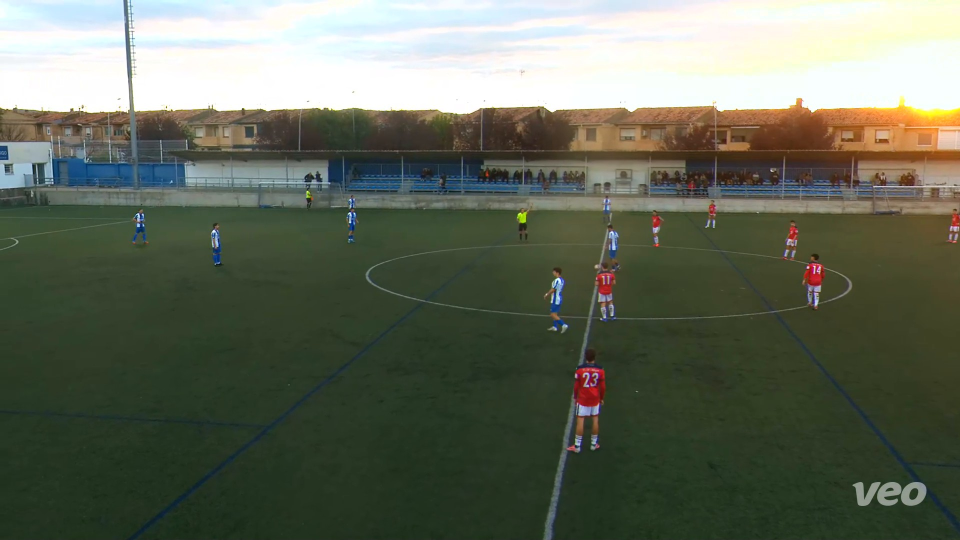
#> input picture dataset_cirbonero_milagres_images/dataset/images/train/f_00_00.jpg, 1920 x 1080 px (shown at 1/2 size)
$ python -i pitch_roi.py   (imports and definitions only)
#> lines starting #> are read from the running program, lines starting #| are printed output that depends on the picture; after the words box and inside, x2 and y2 are one past the last pixel; in counts of white or black regions, pixels touching at a corner belong together
#> further down, picture is the input picture: shape (1080, 1920, 3); mean B, G, R 90.4, 106.1, 99.6
"""Delimitación conservadora del césped para cámaras VEO móviles.

Se calcula una máscara por fotograma con OpenCV (no depende de coordenadas
fijas ni de la posición de la grada). Nunca se usa para seleccionar balón.
"""
from __future__ import annotations


def build_pitch_mask(frame):
    """Devuelve máscara uint8 (255 = superficie de juego) o None.

    Acepta hierba artificial oscura. Selecciona la mayor región verde
    conectada que ocupa el centro inferior de la imagen, para evitar
    confundirse con árboles u objetos verdes en la grada.
    """
    import cv2
    import numpy as np

    h, w = frame.shape[:2]
#> h = 1080; w = 1920
    if h < 40 or w < 40:
        return None
    small_w = min(w, 640)
#> small_w = 640
    small_h = max(1, round(h * small_w / w))
#> small_h = 360
    reduced = cv2.resize(frame, (small_w, small_h), interpolation=cv2.INTER_AREA)
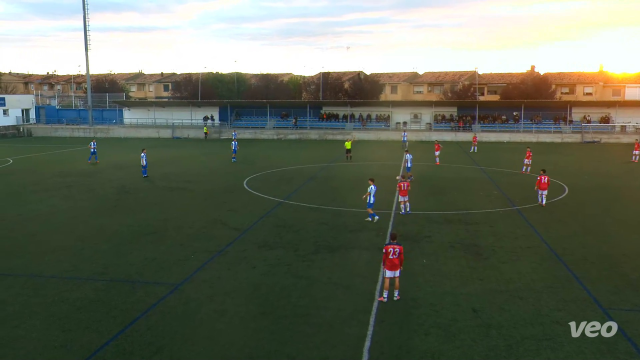
#> reduced: shape (360, 640, 3); mean B, G, R 90.4, 106.1, 99.6
    hsv = cv2.cvtColor(reduced, cv2.COLOR_BGR2HSV)
#> hsv: shape (360, 640, 3); mean H, S, V 50.8, 74.4, 110.9
    # Gama de verde (césped natural o sintético), excluyendo pavimento,
    # espectadores y los colores habituales de las fachadas.
    mask = cv2.inRange(hsv, (30, 22, 19), (100, 255, 255))
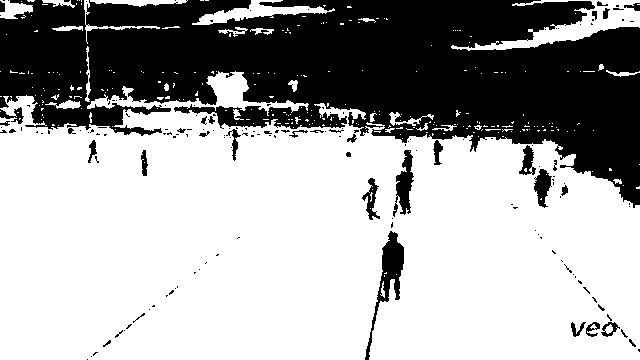
#> mask: shape (360, 640); 65.1% white; 166 black regions (131 under 20 px), largest, box (x1, y1, x2, y2) and area: (0, 0, 640, 208) 75239, (365, 231, 404, 360) 1283, (393, 150, 414, 217) 709
    kernel = cv2.getStructuringElement(cv2.MORPH_ELLIPSE, (5, 5))
    mask = cv2.morphologyEx(mask, cv2.MORPH_CLOSE, kernel, iterations=2)
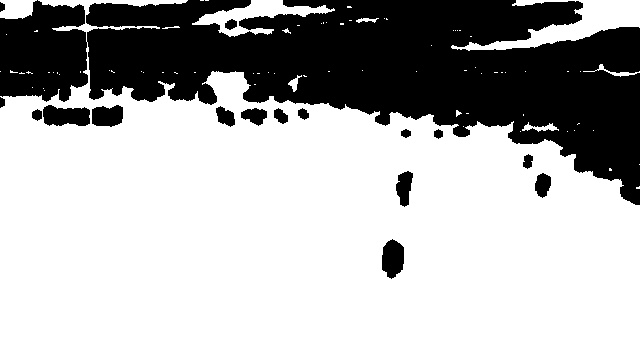
#> mask: shape (360, 640); 69.4% white; 17 black regions, largest, box (x1, y1, x2, y2) and area: (0, 0, 640, 205) 66505, (43, 105, 90, 126) 792, (382, 239, 404, 279) 674
    n, labels, stats, _ = cv2.connectedComponentsWithStats(mask, 8)
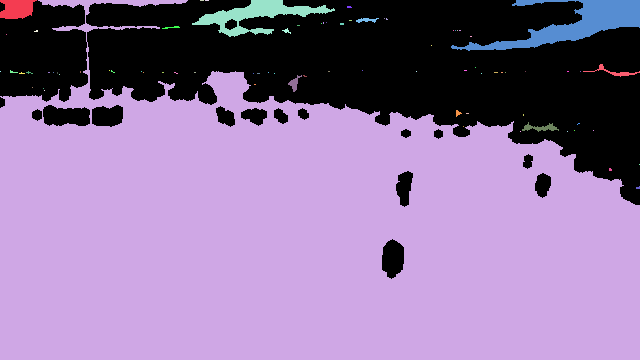
#> labels: shape (360, 640) int32; 79 distinct labels, from 0 to 78; one colour per label, 0 black
#> n = 79; stats = 79 rows, first 6: [0, 0, 640, 279, 70544], [0, 0, 37, 19, 556], [0, 0, 640, 360, 153390], [200, 0, 4, 1, 4], [205, 0, 4, 1, 4], [192, 0, 143, 37, 1832]
    if n <= 1:
        return None
    candidates = []
    for label in range(1, n):
        x, y, width, height, area = stats[label]
        if area < small_h * small_w * 0.12:
            continue
        # La superficie debe tocar el cuarto inferior y ocupar el centro
        # de la imagen. Sin esas evidencias se declara desconocida.
        if y + height < small_h * .88:
            continue
        roi = labels[int(.72 * small_h):, int(.2 * small_w):int(.8 * small_w)]
        if not (roi == label).any():
            continue
        candidates.append((int(area), label))
#> this loop made 78 passes
#> (x, y, width, height, area) on passes 1, 2, 5, 6, 8, 17, 18, 27, 60: (0, 0, 37, 19, 556), (0, 0, 640, 360, 153390), (192, 0, 143, 37, 1832), (451, 0, 189, 51, 3376), (356, 18, 23, 5, 65), (162, 26, 18, 3, 26), (282, 28, 9, 6, 22), (583, 64, 57, 13, 143), (288, 75, 14, 17, 92)
#> pass 2, in build_pitch_mask, `roi = labels[int(.72 * small_h):, int(.2 * small_w):int(.8 * small_w)]`:
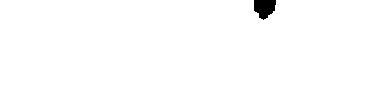
#> roi: shape (101, 384) int32; values 0 (black) and 2 (white), 99.2% white; 1 black region, box (x1, y1, x2, y2) and area: (254, 0, 276, 20) 327
#> after the loop, candidates = [(153390, 2)]
    if not candidates:
        return None
    label = max(candidates)[1]
#> label = 2
    pitch = np.uint8(labels == label) * 255
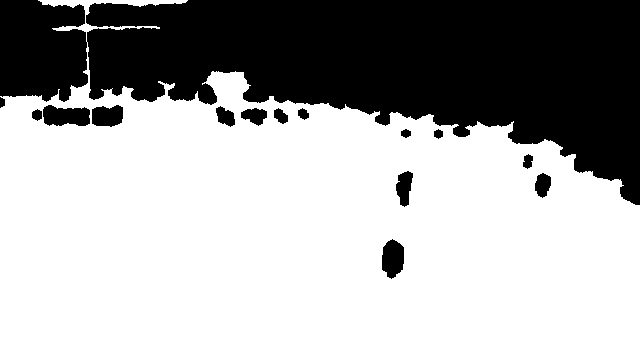
#> pitch: shape (360, 640); 66.6% white; 15 black regions, largest, box (x1, y1, x2, y2) and area: (0, 0, 640, 205) 73103, (43, 105, 90, 126) 792, (382, 239, 404, 279) 674
    # La base de los jugadores pisa el césped; cerrar huecos pequeños,
    # no dilatar fuera del borde (entrenadores en la banda).
    pitch = cv2.morphologyEx(pitch, cv2.MORPH_CLOSE, kernel, iterations=2)
    return pitch


def feet_on_pitch(mask, foot_x, foot_y, frame_width, frame_height):
    """Comprueba un pequeño vecindario del contacto de los pies.

    Se permite una tolerancia de ~0,6% del ancho para las líneas y
    detecciones con cajas desajustadas, pero no toda la altura de una
    persona (eso incluiría gente detrás de la portería).
    """
    if mask is None:
        return None
    h, w = mask.shape[:2]
    x = round(float(foot_x) * w / frame_width)
    y = round(float(foot_y) * h / frame_height)
    radius = max(1, round(w * .006))
    # Solo muestrear a la altura de los pies y un poco por debajo.
    x0, x1 = max(0, x - radius), min(w, x + radius + 1)
    y0, y1 = max(0, y - 1), min(h, y + radius + 1)
    if x0 >= x1 or y0 >= y1:
        return False
    return bool((mask[y0:y1, x0:x1] > 0).any())

>>> import cv2
>>> picture = cv2.imread('dataset_cirbonero_milagres_images/dataset/images/train/f_00_00.jpg')
>>> result = build_pitch_mask(picture)

$ run again, on dataset_cirbonero_milagres_images/dataset/images/train/f_00_30.jpg
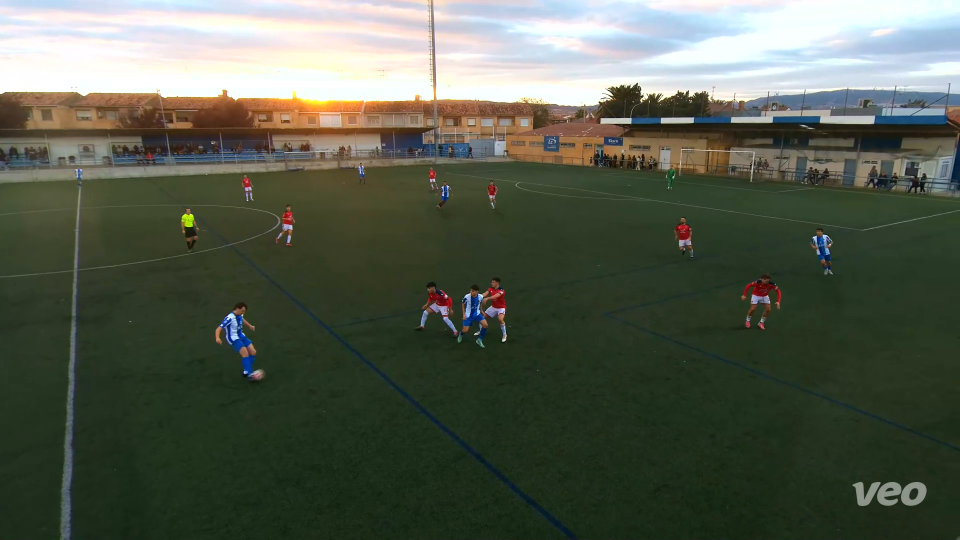
#> input picture dataset_cirbonero_milagres_images/dataset/images/train/f_00_30.jpg, 1920 x 1080 px (shown at 1/2 size)
#> picture is the input picture: shape (1080, 1920, 3); mean B, G, R 77.8, 91.9, 84.9
#> hsv: shape (360, 640, 3); mean H, S, V 55.4, 83.5, 97.3
#> in build_pitch_mask, `n, labels, stats, _ = cv2.connectedComponentsWithStats(mask, 8)`:
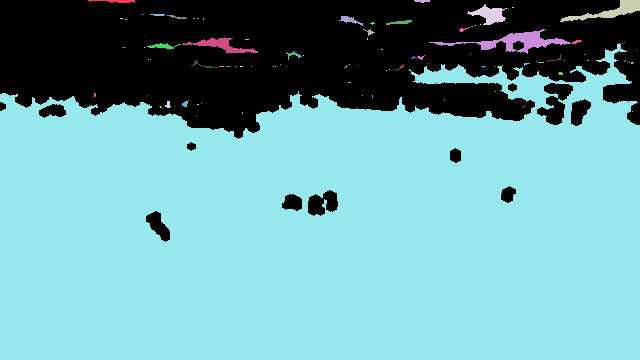
#> labels: shape (360, 640) int32; 94 distinct labels, from 0 to 93; one colour per label, 0 black
#> n = 94; stats = 94 rows, first 6: [0, 0, 640, 242, 66279], [88, 0, 47, 3, 91], [414, 0, 16, 3, 34], [560, 0, 80, 22, 564], [467, 4, 40, 21, 387], [512, 7, 2, 1, 2]
#> the loop in build_pitch_mask, `for label in range(1, n):` made 93 passes
#> (x, y, width, height, area) on passes 1, 2, 3, 4, 8, 9, 10, 16: (88, 0, 47, 3, 91), (414, 0, 16, 3, 34), (560, 0, 80, 22, 564), (467, 4, 40, 21, 387), (150, 14, 15, 2, 25), (167, 15, 20, 4, 35), (339, 16, 24, 10, 94), (386, 20, 26, 5, 68)
#> after the loop in build_pitch_mask, `for label in range(1, n):`: candidates = [(160891, 29)]
#> label = 29
#> in build_pitch_mask, `pitch = np.uint8(labels == label) * 255`:
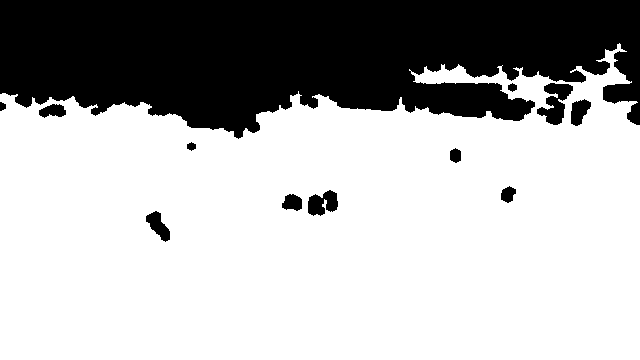
#> pitch: shape (360, 640); 69.8% white; 12 black regions, largest, box (x1, y1, x2, y2) and area: (0, 0, 640, 139) 66471, (537, 83, 573, 125) 799, (308, 190, 338, 216) 524

$ run again, on dataset_cirbonero_milagres_images/dataset/images/train/f_03_00.jpg
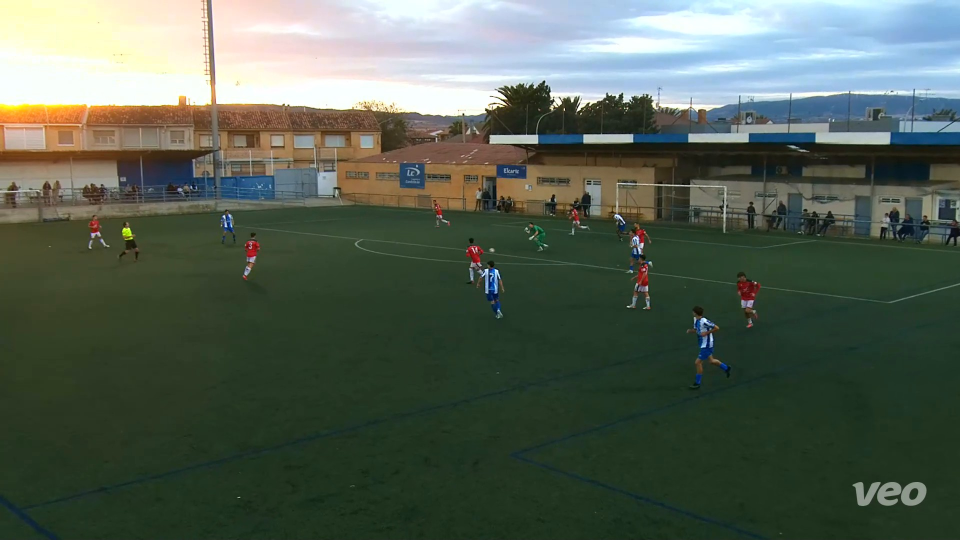
#> input picture dataset_cirbonero_milagres_images/dataset/images/train/f_03_00.jpg, 1920 x 1080 px (shown at 1/2 size)
#> picture is the input picture: shape (1080, 1920, 3); mean B, G, R 83.7, 96.5, 85
#> hsv: shape (360, 640, 3); mean H, S, V 59.7, 85.4, 103.5
#> in build_pitch_mask, `n, labels, stats, _ = cv2.connectedComponentsWithStats(mask, 8)`:
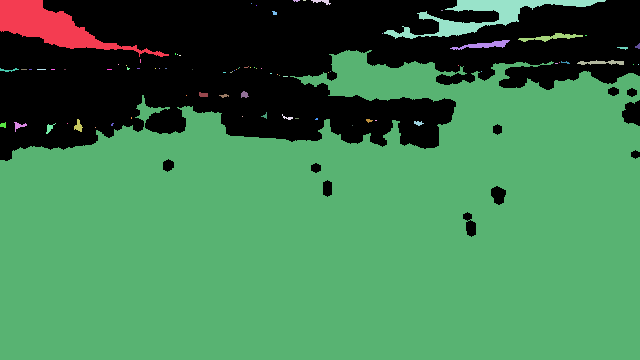
#> labels: shape (360, 640) int32; 81 distinct labels, from 0 to 80; one colour per label, 0 black
#> n = 81; stats = 81 rows, first 6: [0, 0, 640, 237, 66185], [0, 0, 169, 57, 3255], [293, 0, 7, 2, 10], [303, 0, 3, 1, 3], [311, 0, 20, 5, 49], [384, 0, 222, 39, 2370]
#> the loop in build_pitch_mask, `for label in range(1, n):` made 80 passes
#> (x, y, width, height, area) on passes 1, 4, 5, 11, 13, 15, 16, 22: (0, 0, 169, 57, 3255), (311, 0, 20, 5, 49), (384, 0, 222, 39, 2370), (518, 33, 65, 9, 223), (450, 40, 60, 10, 239), (617, 47, 11, 3, 20), (0, 50, 640, 310, 157334), (577, 60, 47, 5, 138)
#> after the loop in build_pitch_mask, `for label in range(1, n):`: candidates = [(157334, 16)]
#> label = 16
#> in build_pitch_mask, `pitch = np.uint8(labels == label) * 255`:
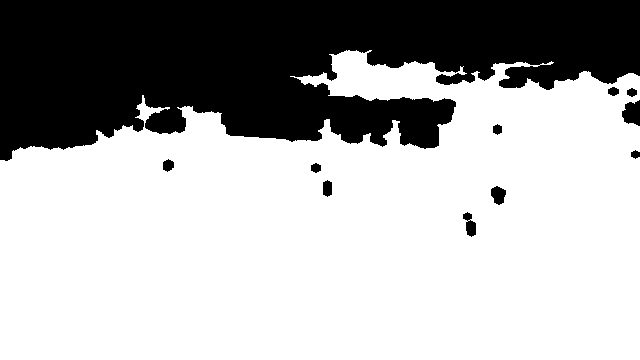
#> pitch: shape (360, 640); 68.3% white; 11 black regions, largest, box (x1, y1, x2, y2) and area: (0, 0, 640, 161) 71742, (622, 100, 640, 126) 345, (491, 186, 506, 205) 202

$ run again, on dataset_cirbonero_milagres_images/dataset/images/train/f_04_00.jpg
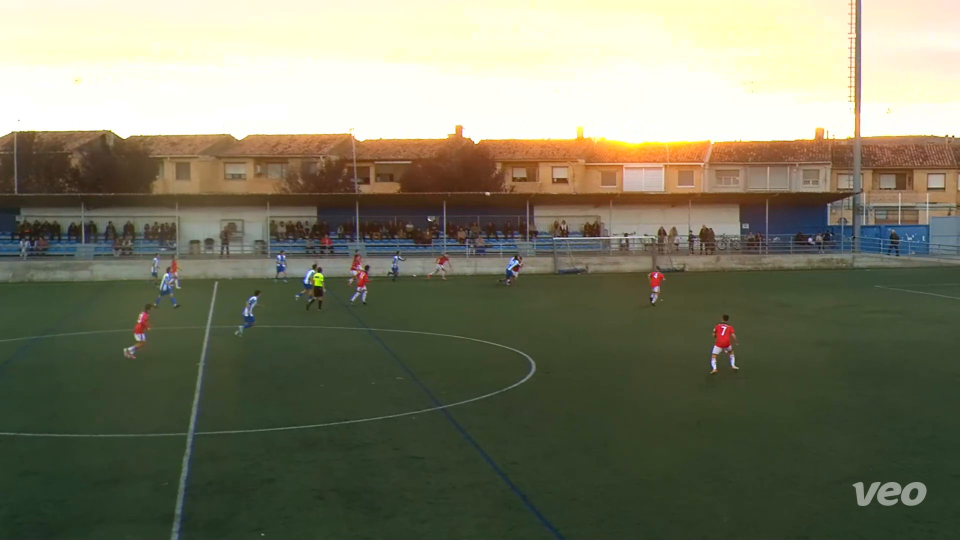
#> input picture dataset_cirbonero_milagres_images/dataset/images/train/f_04_00.jpg, 1920 x 1080 px (shown at 1/2 size)
#> picture is the input picture: shape (1080, 1920, 3); mean B, G, R 100.5, 121.7, 121.4
#> hsv: shape (360, 640, 3); mean H, S, V 40.1, 73.1, 128.7
#> in build_pitch_mask, `n, labels, stats, _ = cv2.connectedComponentsWithStats(mask, 8)`:
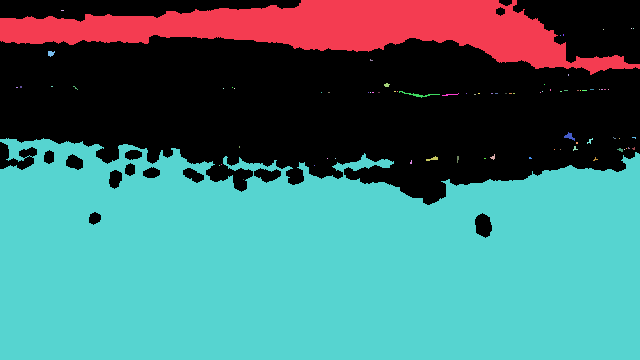
#> labels: shape (360, 640) int32; 80 distinct labels, from 0 to 79; one colour per label, 0 black
#> n = 80; stats = 80 rows, first 6: [0, 0, 640, 238, 87828], [0, 0, 640, 75, 21293], [61, 10, 3, 1, 3], [603, 29, 1, 1, 1], [631, 28, 1, 1, 1], [633, 28, 1, 1, 1]
#> the loop in build_pitch_mask, `for label in range(1, n):` made 79 passes
#> (x, y, width, height, area) on passes 1, 8, 28, 51, 54: (0, 0, 640, 75, 21293), (48, 51, 7, 6, 30), (399, 91, 41, 7, 65), (564, 132, 11, 9, 44), (0, 138, 640, 222, 120863)
#> after the loop in build_pitch_mask, `for label in range(1, n):`: candidates = [(120863, 54)]
#> label = 54
#> in build_pitch_mask, `pitch = np.uint8(labels == label) * 255`:
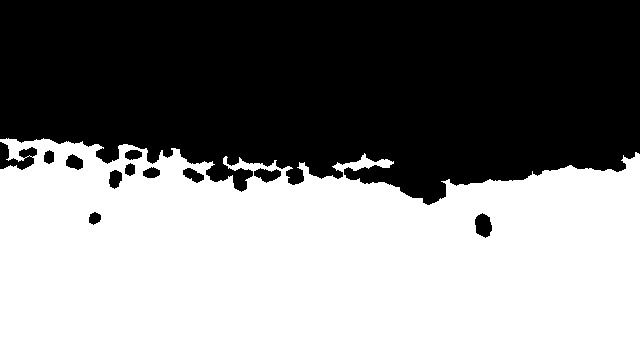
#> pitch: shape (360, 640); 52.5% white; 12 black regions, largest, box (x1, y1, x2, y2) and area: (0, 0, 640, 205) 107278, (0, 142, 37, 170) 541, (475, 213, 492, 238) 311
